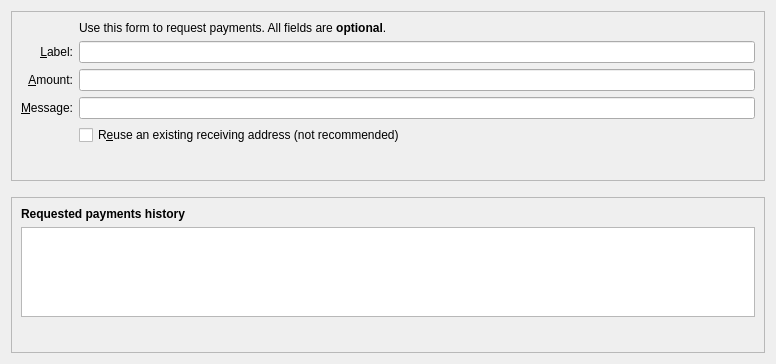
<?xml version="1.0" encoding="UTF-8"?>
<ui version="4.0">
 <class>ReceiveCoinsDialog</class>
 <widget class="QWidget" name="ReceiveCoinsDialog">
  <property name="geometry">
   <rect>
    <x>0</x>
    <y>0</y>
    <width>776</width>
    <height>364</height>
   </rect>
  </property>
  <layout class="QVBoxLayout" name="verticalLayout" stretch="0,0,1">
   <item>
    <widget class="QFrame" name="frame2">
     <property name="sizePolicy">
      <sizepolicy hsizetype="Preferred" vsizetype="Expanding">
       <horstretch>0</horstretch>
       <verstretch>0</verstretch>
      </sizepolicy>
     </property>
     <property name="frameShape">
      <enum>QFrame::StyledPanel</enum>
     </property>
     <property name="frameShadow">
      <enum>QFrame::Sunken</enum>
     </property>
     <layout class="QVBoxLayout" name="verticalLayout_3">
      <item>
       <layout class="QGridLayout" name="gridLayout">
        <item row="7" column="2">
         <widget class="QCheckBox" name="reuseAddress">
          <property name="toolTip">
           <string>Reuse one of the previously used receiving addresses.&lt;br&gt;Reusing addresses has security and privacy issues.&lt;br&gt;Do not use this unless re-generating a payment request made before.</string>
          </property>
          <property name="text">
           <string>R&amp;euse an existing receiving address (not recommended)</string>
          </property>
         </widget>
        </item>
        <item row="7" column="0">
         <widget class="QLabel" name="label_4">
          <property name="text">
           <string/>
          </property>
         </widget>
        </item>
        <item row="6" column="0">
         <widget class="QLabel" name="label_3">
          <property name="toolTip">
           <string>An optional message to attach to the payment request, which will be displayed when the request is opened. Note: The message will not be sent with the payment over the TUSC network.</string>
          </property>
          <property name="text">
           <string>&amp;Message:</string>
          </property>
          <property name="alignment">
           <set>Qt::AlignRight|Qt::AlignTrailing|Qt::AlignVCenter</set>
          </property>
          <property name="buddy">
           <cstring>reqMessage</cstring>
          </property>
         </widget>
        </item>
        <item row="4" column="2">
         <widget class="QLineEdit" name="reqLabel">
          <property name="toolTip">
           <string>An optional label to associate with the new receiving address.</string>
          </property>
         </widget>
        </item>
        <item row="6" column="2">
         <widget class="QLineEdit" name="reqMessage">
          <property name="toolTip">
           <string>An optional message to attach to the payment request, which will be displayed when the request is opened.&lt;br&gt;Note: The message will not be sent with the payment over the TUSC network.</string>
          </property>
         </widget>
        </item>
        <item row="2" column="2">
         <widget class="QLabel" name="label_5">
          <property name="text">
           <string>Use this form to request payments. All fields are &lt;b&gt;optional&lt;/b&gt;.</string>
          </property>
         </widget>
        </item>
        <item row="4" column="0">
         <widget class="QLabel" name="label_2">
          <property name="toolTip">
           <string>An optional label to associate with the new receiving address.</string>
          </property>
          <property name="text">
           <string>&amp;Label:</string>
          </property>
          <property name="alignment">
           <set>Qt::AlignRight|Qt::AlignTrailing|Qt::AlignVCenter</set>
          </property>
          <property name="buddy">
           <cstring>reqLabel</cstring>
          </property>
         </widget>
        </item>
        <item row="5" column="0">
         <widget class="QLabel" name="label">
          <property name="toolTip">
           <string>An optional amount to request. Leave this empty or zero to not request a specific amount.</string>
          </property>
          <property name="text">
           <string>&amp;Amount:</string>
          </property>
          <property name="alignment">
           <set>Qt::AlignRight|Qt::AlignTrailing|Qt::AlignVCenter</set>
          </property>
          <property name="buddy">
           <cstring>reqAmount</cstring>
          </property>
         </widget>
        </item>
        <item row="5" column="2">
         <widget class="BitcoinAmountField" name="reqAmount">
          <property name="minimumSize">
           <size>
            <width>80</width>
            <height>0</height>
           </size>
          </property>
          <property name="toolTip">
           <string>An optional amount to request. Leave this empty or zero to not request a specific amount.</string>
          </property>
         </widget>
        </item>
        <item row="8" column="2">
         <layout class="QHBoxLayout" name="horizontalLayout">
          <item>
           <widget class="QtMaterialFlatButton" name="receiveButton" native="true">
            <property name="minimumSize">
             <size>
              <width>150</width>
              <height>0</height>
             </size>
            </property>
            <property name="text" stdset="0">
             <string>Generate Address</string>
            </property>
            <property name="icon" stdset="0">
             <iconset resource="../tusc.qrc">
              <normaloff>:/icons/receiving_addresses</normaloff>:/icons/receiving_addresses</iconset>
            </property>
           </widget>
          </item>
          <item>
           <widget class="QtMaterialFlatButton" name="clearButton" native="true">
            <property name="sizePolicy">
             <sizepolicy hsizetype="Minimum" vsizetype="Fixed">
              <horstretch>0</horstretch>
              <verstretch>0</verstretch>
             </sizepolicy>
            </property>
            <property name="toolTip">
             <string>Clear all fields of the form.</string>
            </property>
            <property name="text" stdset="0">
             <string>Clear</string>
            </property>
            <property name="icon" stdset="0">
             <iconset resource="../tusc.qrc">
              <normaloff>:/icons/remove</normaloff>:/icons/remove</iconset>
            </property>
            <property name="autoDefault" stdset="0">
             <bool>false</bool>
            </property>
           </widget>
          </item>
          <item>
           <spacer name="horizontalSpacer">
            <property name="orientation">
             <enum>Qt::Horizontal</enum>
            </property>
            <property name="sizeHint" stdset="0">
             <size>
              <width>40</width>
              <height>20</height>
             </size>
            </property>
           </spacer>
          </item>
         </layout>
        </item>
        <item row="8" column="0">
         <widget class="QLabel" name="label_7">
          <property name="text">
           <string/>
          </property>
         </widget>
        </item>
       </layout>
      </item>
     </layout>
    </widget>
   </item>
   <item>
    <spacer name="verticalSpacer_2">
     <property name="orientation">
      <enum>Qt::Vertical</enum>
     </property>
     <property name="sizeHint" stdset="0">
      <size>
       <width>20</width>
       <height>10</height>
      </size>
     </property>
    </spacer>
   </item>
   <item>
    <widget class="QFrame" name="frame">
     <property name="sizePolicy">
      <sizepolicy hsizetype="Preferred" vsizetype="Expanding">
       <horstretch>0</horstretch>
       <verstretch>0</verstretch>
      </sizepolicy>
     </property>
     <property name="frameShape">
      <enum>QFrame::StyledPanel</enum>
     </property>
     <property name="frameShadow">
      <enum>QFrame::Raised</enum>
     </property>
     <layout class="QVBoxLayout" name="verticalLayout_2">
      <item>
       <widget class="QLabel" name="label_6">
        <property name="font">
         <font>
          <weight>75</weight>
          <bold>true</bold>
         </font>
        </property>
        <property name="text">
         <string>Requested payments history</string>
        </property>
       </widget>
      </item>
      <item>
       <widget class="QTableView" name="recentRequestsView">
        <property name="palette">
         <palette>
          <active>
           <colorrole role="Text">
            <brush brushstyle="SolidPattern">
             <color alpha="255">
              <red>51</red>
              <green>51</green>
              <blue>51</blue>
             </color>
            </brush>
           </colorrole>
          </active>
          <inactive>
           <colorrole role="Text">
            <brush brushstyle="SolidPattern">
             <color alpha="255">
              <red>51</red>
              <green>51</green>
              <blue>51</blue>
             </color>
            </brush>
           </colorrole>
          </inactive>
          <disabled>
           <colorrole role="Text">
            <brush brushstyle="SolidPattern">
             <color alpha="255">
              <red>85</red>
              <green>85</green>
              <blue>85</blue>
             </color>
            </brush>
           </colorrole>
          </disabled>
         </palette>
        </property>
        <property name="contextMenuPolicy">
         <enum>Qt::CustomContextMenu</enum>
        </property>
        <property name="tabKeyNavigation">
         <bool>false</bool>
        </property>
        <property name="sortingEnabled">
         <bool>true</bool>
        </property>
       </widget>
      </item>
      <item>
       <layout class="QHBoxLayout" name="horizontalLayout_2">
        <item>
         <widget class="QtMaterialFlatButton" name="showRequestButton" native="true">
          <property name="enabled">
           <bool>false</bool>
          </property>
          <property name="toolTip">
           <string>Show the selected request (does the same as double clicking an entry)</string>
          </property>
          <property name="text" stdset="0">
           <string>Show</string>
          </property>
          <property name="icon" stdset="0">
           <iconset resource="../tusc.qrc">
            <normaloff>:/icons/edit</normaloff>:/icons/edit</iconset>
          </property>
          <property name="autoDefault" stdset="0">
           <bool>false</bool>
          </property>
         </widget>
        </item>
        <item>
         <widget class="QtMaterialFlatButton" name="removeRequestButton" native="true">
          <property name="enabled">
           <bool>false</bool>
          </property>
          <property name="toolTip">
           <string>Remove the selected entries from the list</string>
          </property>
          <property name="text" stdset="0">
           <string>Remove</string>
          </property>
          <property name="icon" stdset="0">
           <iconset resource="../tusc.qrc">
            <normaloff>:/icons/remove</normaloff>:/icons/remove</iconset>
          </property>
          <property name="autoDefault" stdset="0">
           <bool>false</bool>
          </property>
         </widget>
        </item>
        <item>
         <spacer name="horizontalSpacer_2">
          <property name="orientation">
           <enum>Qt::Horizontal</enum>
          </property>
          <property name="sizeHint" stdset="0">
           <size>
            <width>40</width>
            <height>20</height>
           </size>
          </property>
         </spacer>
        </item>
       </layout>
      </item>
     </layout>
    </widget>
   </item>
  </layout>
 </widget>
 <customwidgets>
  <customwidget>
   <class>QtMaterialFlatButton</class>
   <extends>QWidget</extends>
   <header>qtmaterialflatbutton.h</header>
  </customwidget>
  <customwidget>
   <class>BitcoinAmountField</class>
   <extends>QLineEdit</extends>
   <header>bitcoinamountfield.h</header>
   <container>1</container>
  </customwidget>
 </customwidgets>
 <tabstops>
  <tabstop>reqLabel</tabstop>
  <tabstop>reqAmount</tabstop>
  <tabstop>reqMessage</tabstop>
  <tabstop>reuseAddress</tabstop>
  <tabstop>receiveButton</tabstop>
  <tabstop>clearButton</tabstop>
  <tabstop>recentRequestsView</tabstop>
  <tabstop>showRequestButton</tabstop>
  <tabstop>removeRequestButton</tabstop>
 </tabstops>
 <resources>
  <include location="../tusc.qrc"/>
 </resources>
 <connections/>
</ui>
